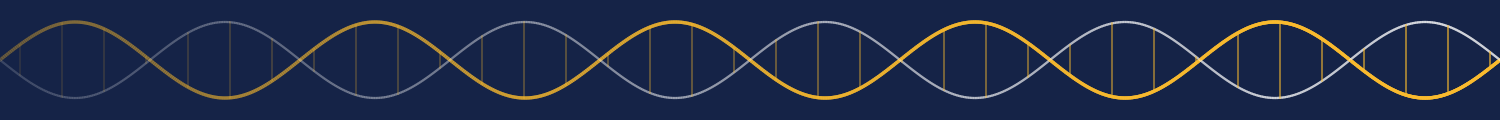
#> input picture science-lesson-v4/topbar-bio-1-dna.png, 1500 x 120 px; its folder holds only this picture in this run
$ python chalkify.py topbar-bio-1-dna.png
#> lines starting #> are read from the running program, lines starting #| are printed output that depends on the picture
#> in main, img is the input picture: PIL image 1500x120 RGBA; mean R, G, B, A 31.6, 42.7, 72.2, 255
#!/usr/bin/env python3
"""
chalkify.py : recolour line-art figures into chalkboard / house-style versions.

Turns black-on-white diagrams (scans, exports) into:
  chalk      : warm off-white lines on dark slate
  gold_navy  : gold lines on navy   (background = navy)
  navy_gold  : navy lines on gold   (background = gold)

Works on a single image or a whole folder. Anti-aliased edges are preserved by
mapping each pixel's luminance to an "ink amount", then compositing two flat
colours. That keeps curves and thin lines smooth instead of jagged.

Usage:
  python chalkify.py input.png
  python chalkify.py ./figures --style chalk
  python chalkify.py ./figures --style house --alternate
  python chalkify.py input.png --style gold_navy --texture 0.12 --out ./out

PLATE MODE (print-ready A4 wall pages, one figure per page with a caption):
  python chalkify.py --plates feynman-plates.json
  python chalkify.py --plates feynman-plates.json --pdf     (also write a single PDF)

  The manifest says which palette each figure gets and what its caption reads.
  Edit the JSON, not this file, to re-tier a figure or reword a caption.

Requires: pip install pillow numpy
"""

import argparse
import json
import sys
import textwrap
from pathlib import Path
import numpy as np
from PIL import Image, ImageDraw, ImageFont

# palette name -> (background rgb, line rgb)
# off-white is warm (not pure white) and slate is charcoal (not pure black):
# both register more evenly on a printer and avoid harsh edges.
# navy / gold match the house style (#0D1B5E / #FABB2E).
PALETTES = {
    "chalk":     ((0x14, 0x18, 0x1c), (0xf3, 0xef, 0xe4)),
    "gold_navy": ((0x0d, 0x1b, 0x5e), (0xfa, 0xbb, 0x2e)),
    "navy_gold": ((0xfa, 0xbb, 0x2e), (0x0d, 0x1b, 0x5e)),
}

EXTS = {".png", ".jpg", ".jpeg", ".bmp", ".tif", ".tiff", ".webp"}


def luminance(img):
    arr = np.asarray(img.convert("RGB"), dtype=np.float32)
    return 0.299 * arr[..., 0] + 0.587 * arr[..., 1] + 0.114 * arr[..., 2]
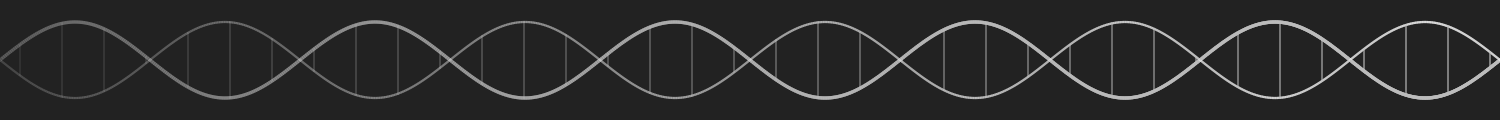
#> returned value: shape (120, 1500) float32; min 34.46, max 225.2, mean 42.7


def ink_amount(lum, white=245.0, black=40.0, gamma=1.0):
#> called with white = 245, black = 40, gamma = 1
    ink = (white - lum) / (white - black)
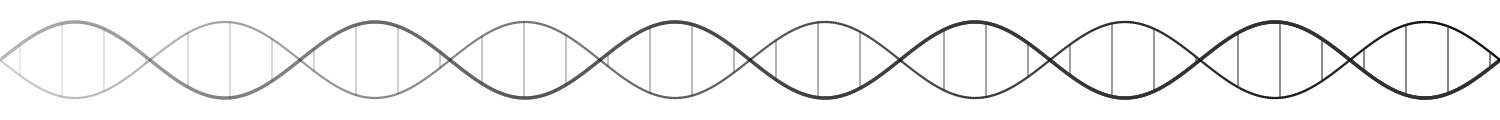
#> ink: shape (120, 1500) float32; min 0.0964, max 1.03, mean 0.987; drawn with min black and max white
    ink = np.clip(ink, 0.0, 1.0)
    if gamma != 1.0:
        ink = ink ** gamma
    return ink


def add_texture(ink, strength, seed=0):
    if strength <= 0:
        return ink
    rng = np.random.default_rng(seed)
    noise = rng.random(ink.shape, dtype=np.float32)
    # subtle grain, applied only where there is ink, so lines look chalky
    return np.clip(ink * (1.0 - strength * noise), 0.0, 1.0)


def recolour(img, bg, line, texture=0.0, white=245.0, black=40.0, gamma=1.0, seed=0):
    lum = luminance(img)
    ink = ink_amount(lum, white, black, gamma)
    ink = add_texture(ink, texture, seed)[..., None]
    bg = np.array(bg, dtype=np.float32)
    line = np.array(line, dtype=np.float32)
    out = bg * (1.0 - ink) + line * ink
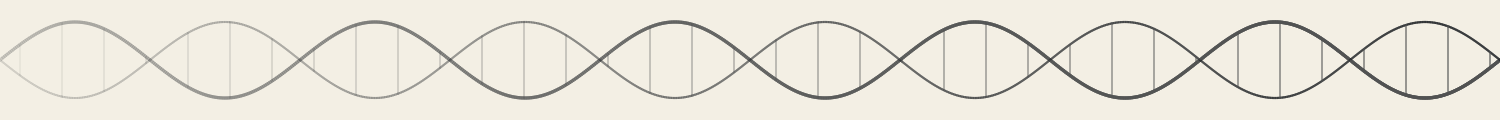
#> out: shape (120, 1500, 3) float32; mean of channels 0, 1, 2 235.5, 231.8, 220.8; drawn as R, G, B
    return Image.fromarray(np.clip(out, 0, 255).astype(np.uint8), "RGB")
#> returned value: PIL image 1500x120 RGB


def gather(inp):
    p = Path(inp)
    if p.is_dir():
        return sorted(f for f in p.iterdir() if f.suffix.lower() in EXTS)
    return [p]


def resolve_key(style, alternate, index):
    if style == "house":
        if alternate:
            return ("gold_navy", "navy_gold")[index % 2]
        return "gold_navy"
    if alternate and style in ("gold_navy", "navy_gold"):
        return ("gold_navy", "navy_gold")[index % 2]
    return style


# --------------------------------------------------------------------- plates
# A4 at 300 dpi. One figure per page, caption underneath, full-bleed background
# in the tier's colour so it reads from across the room when pinned to a wall.
# LANDSCAPE by default: these figures are wide, and on a portrait page they left
# big dead bands above and below. --portrait switches back.
A4_LANDSCAPE = (3508, 2480)
A4_PORTRAIT = (2480, 3508)
DPI = 300

# Serif first: the Lectures' captions are typeset, and a serif stops the page
# looking like a slide. Falls back through what Windows/Linux actually ship.
SERIF_CANDIDATES = [
    ("georgia.ttf", "georgiab.ttf"),
    ("constan.ttf", "constanb.ttf"),
    ("times.ttf", "timesbd.ttf"),
    ("DejaVuSerif.ttf", "DejaVuSerif-Bold.ttf"),
    ("LiberationSerif-Regular.ttf", "LiberationSerif-Bold.ttf"),
]


# [169 lines left out: functions _font_dirs, _covers, load_fonts, wrap_to_width, make_plate, run_plates, not called in this run]


def main():
    ap = argparse.ArgumentParser(description="Recolour line-art into chalk / house-style.")
    ap.add_argument("input", nargs="?", help="image file or folder (omit when using --plates)")
    ap.add_argument("--plates", default=None,
                    help="manifest JSON -> print-ready A4 pages with captions (e.g. feynman-plates.json)")
    ap.add_argument("--pdf", action="store_true", help="with --plates: also write one combined PDF")
    ap.add_argument("--portrait", action="store_true",
                    help="with --plates: portrait pages (default is landscape — the figures are wide)")
    ap.add_argument("--style", default="chalk", choices=list(PALETTES) + ["house"],
                    help="colour scheme; 'house' pairs with --alternate to flip navy/gold per file")
    ap.add_argument("--alternate", action="store_true",
                    help="alternate navy-background and gold-background across a folder")
    ap.add_argument("--texture", type=float, default=0.0,
                    help="chalk grain, 0.0 to 0.3 (0 = clean lines)")
    ap.add_argument("--gamma", type=float, default=1.0,
                    help="above 1 thins lines, below 1 thickens them")
    ap.add_argument("--white", type=float, default=245.0,
                    help="luminance treated as pure background (raise if scans are grey)")
    ap.add_argument("--black", type=float, default=40.0,
                    help="luminance treated as pure line")
    ap.add_argument("--out", default=None, help="output folder (default: alongside each input)")
    args = ap.parse_args()

    # Plate mode: build A4 wall pages from a manifest instead of loose recolours.
    if args.plates:
        run_plates(args.plates, pdf=args.pdf, texture=args.texture, gamma=args.gamma,
                   white=args.white, black=args.black, portrait=args.portrait)
        return

    if not args.input:
        sys.exit("Give an image/folder, or use --plates <manifest.json>.")

    files = gather(args.input)
    if not files:
        sys.exit("No images found at that path.")

    outdir = Path(args.out) if args.out else None
    if outdir:
        outdir.mkdir(parents=True, exist_ok=True)

    for i, f in enumerate(files):
        key = resolve_key(args.style, args.alternate, i)
        bg, line = PALETTES[key]
        try:
            img = Image.open(f)
        except Exception as e:
            print(f"  skipped {f.name}: {e}")
            continue
        out = recolour(img, bg, line, texture=args.texture, white=args.white,
                       black=args.black, gamma=args.gamma, seed=i)
        name = f"{f.stem}_{key}.png"
        dst = (outdir / name) if outdir else f.with_name(name)
        out.save(dst)
        print(f"  {f.name}  ->  {dst.name}")

    print(f"Done. {len(files)} image(s) processed.")


if __name__ == "__main__":
    main()

$ run again, on science-lesson-v4/topbar-bio-2-neuron.png
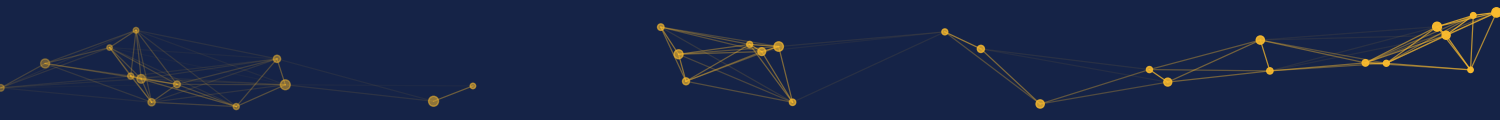
#> input picture science-lesson-v4/topbar-bio-2-neuron.png, 1500 x 120 px
#> in main, img is the input picture: PIL image 1500x120 RGBA; mean R, G, B, A 26.3, 38.5, 70.3, 255
#> in ink_amount, `ink = np.clip(ink, 0.0, 1.0)`:
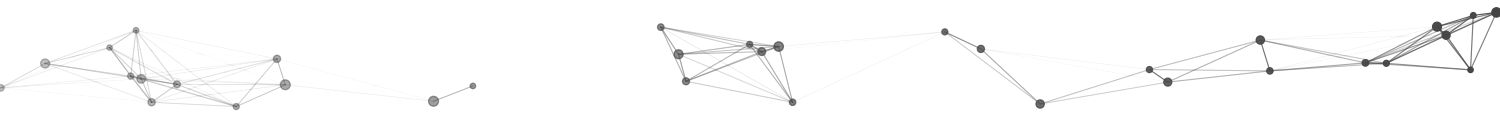
#> ink: shape (120, 1500) float32; min 0.269, max 1, mean 0.985
#> in recolour, `out = bg * (1.0 - ink) + line * ink`:
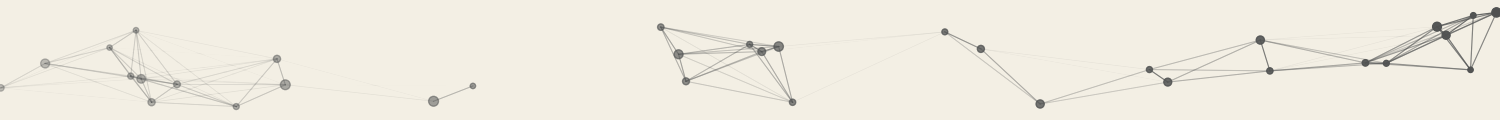
#> out: shape (120, 1500, 3) float32; mean of channels 0, 1, 2 240.2, 236.3, 225; drawn as R, G, B

$ run again, on science-lesson-v4/topbar-bio-3-leafveins.png
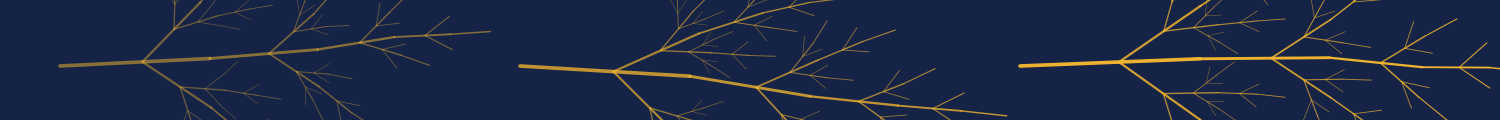
#> input picture science-lesson-v4/topbar-bio-3-leafveins.png, 1500 x 120 px
#> in main, img is the input picture: PIL image 1500x120 RGBA; mean R, G, B, A 29.3, 40.5, 70, 255
#> in ink_amount, `ink = np.clip(ink, 0.0, 1.0)`:
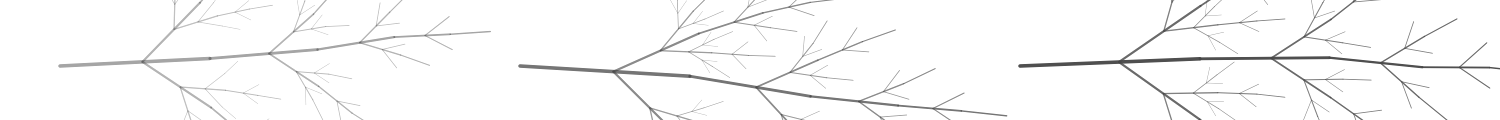
#> ink: shape (120, 1500) float32; min 0.274, max 1, mean 0.975
#> in recolour, `out = bg * (1.0 - ink) + line * ink`:
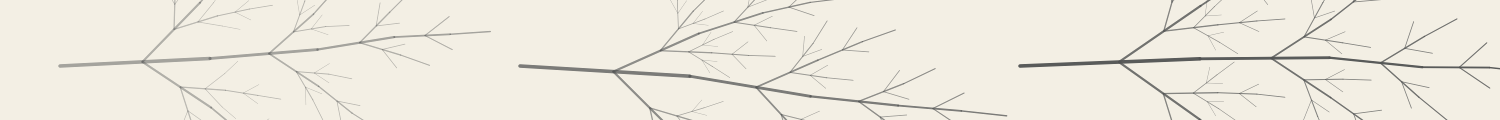
#> out: shape (120, 1500, 3) float32; mean of channels 0, 1, 2 237.9, 234.1, 223; drawn as R, G, B
